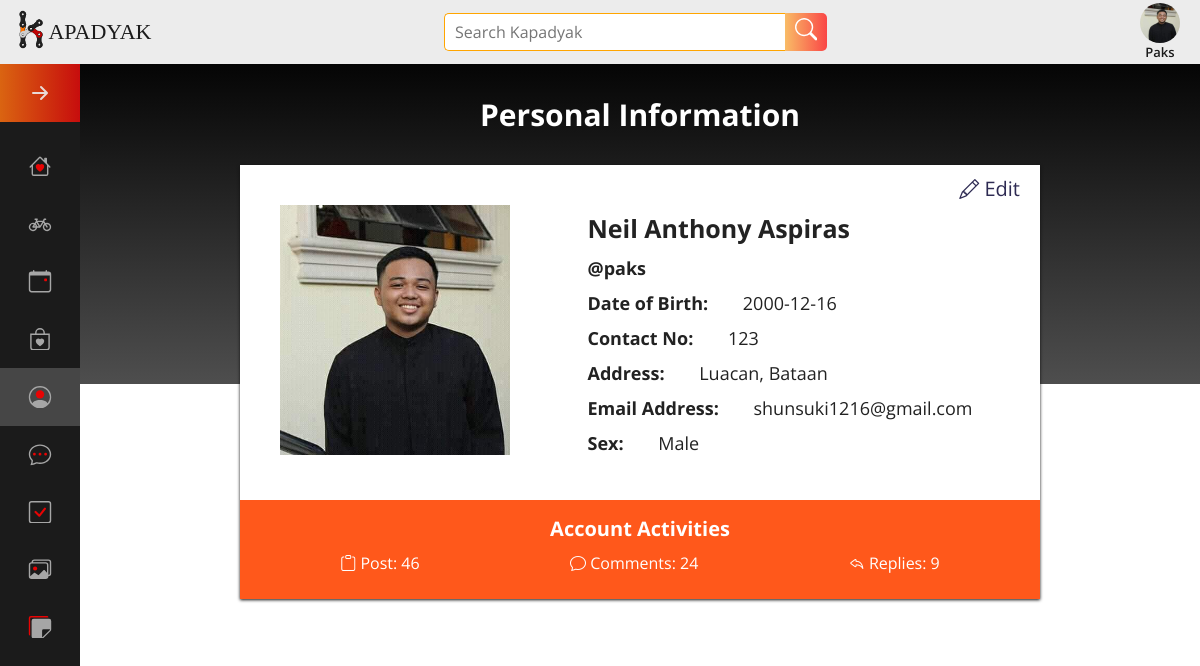
Before: /Members/personal_info_panel.php (signed in) with the older database file.
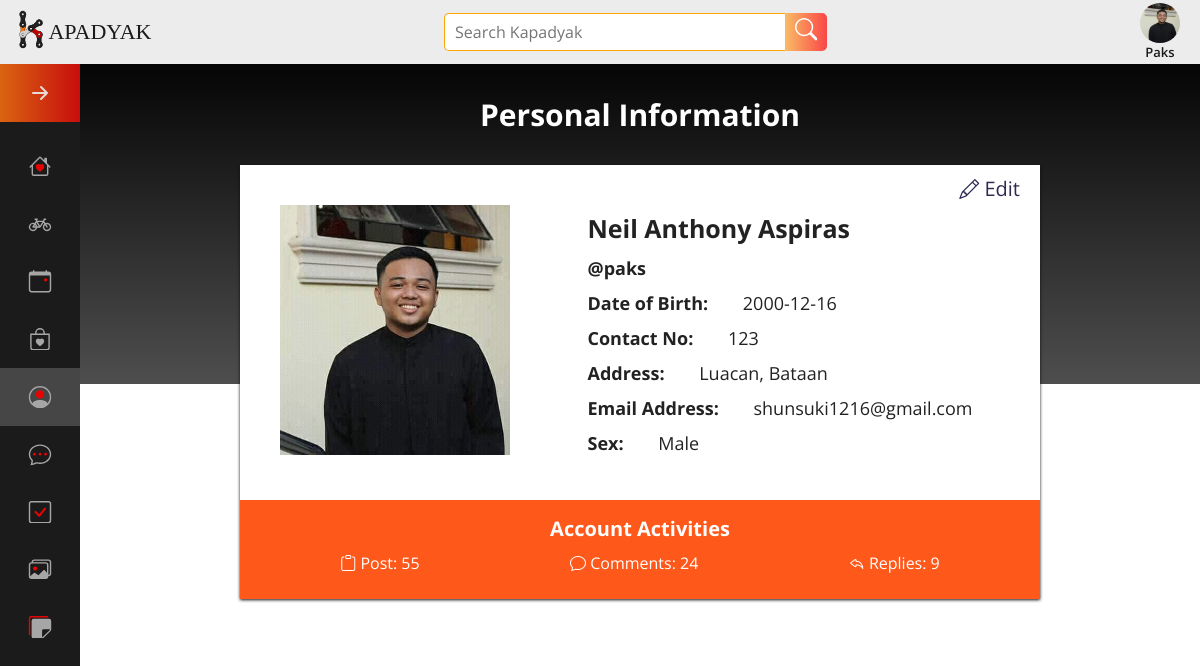
After: the same page with the newer database file.
### tables this page shows
CREATE TABLE `members` (
  `member_id` int(11) NOT NULL,
  `email_address` varchar(255) DEFAULT NULL,
  `email_status` int(11) DEFAULT NULL,
  `username` varchar(255) DEFAULT NULL,
  `password` varchar(255) DEFAULT NULL,
  `confirm_password` varchar(255) DEFAULT NULL,
  `first_name` varchar(255) DEFAULT NULL,
  `middle_name` varchar(255) DEFAULT NULL,
  `last_name` varchar(255) DEFAULT NULL,
  `dob` date DEFAULT NULL,
  `sex` enum('Male','Female') DEFAULT NULL,
  `contact_number` int(11) DEFAULT NULL,
  `address` varchar(255) DEFAULT NULL,
  `image` varchar(255) NOT NULL,
  `online_status` text NOT NULL,
  `topic_ctr` varchar(255) NOT NULL,
  `threads_ctr` varchar(255) NOT NULL,
  `replies_ctr` varchar(255) NOT NULL,
  `access` varchar(50) NOT NULL,
  `unique_id` int(255) NOT NULL,
  `status` varchar(255) NOT NULL,
  `theme` varchar(255) NOT NULL
);

### Members/change_profile_picture_modal.php (called while the page is built, shortened)
<?php
 include '../session.php';
?>

### session.php (called while the page is built, shortened)
<?php
include("connect/connection.php");
$id = $_SESSION['id'];
$query=mysqli_query ($connect,"SELECT * FROM members WHERE member_id ='$id'");
$rowCount=mysqli_fetch_array($query);
$id2 = $rowCount['member_id'];
?>

### Members/personal_info_panel.php (the view, shortened to what the changed rows need)
<?php
 include('../session.php');
		?>
<!DOCTYPE html>
<html lang="en">
<head>
	<link rel="stylesheet" type="text/css" href="../style.css">
  <link rel="stylesheet" href="https://cdn.jsdelivr.net/npm/bootstrap-icons@1.5.0/font/bootstrap-icons.css">
</head>
<body>
		<?php include 'change_profile_picture_modal.php';?>
<div class="index-container">
		<div class="index-sidenav">
    <!DOCTYPE html>
<html lang="en">
<head>
    <link rel="stylesheet" href="style.css" />
</head>
<body>
</body>
</html>		</div>
    <?php include '../Includes/Header.php'; ?>
  <div class="index-content">
    <div class="personal-container">
    <div class="personal-form">
      <div class="personal-profile">
        <?php include('profile_picture.php'); ?>
      </div>
      <div class="personal-details">
        <div class="personal-details-name"><?php echo $row['first_name']." ".$row['middle_name']." ".$row['last_name']; ?></div>
        <div>@<?php echo $row['username']; ?></div>
        <div>Date of Birth:<label> <?php echo $row['dob']; ?></label></div>
        <div>Contact No:<label> <?php echo $row['contact_number']; ?></label></div>
        <div>Address:<label> <?php echo $row['address']; ?></label></div>
        <div>Email Address:<label> <?php echo $row['email_address']; ?></label></div>
        <div>Sex:<label> <?php echo $row['sex']; ?></label></div>
      </div>
      <div class="profile-activities">
      <div class="profile-activities-act"><?php include 'account_info_panel.php';?></div>
      </div>
    </div>
    </div>
</div>
</body>
</html>

### Includes/Header.php (shortened to what the changed rows need)
<!-- <?php
$session_Username = $_SESSION['SessionUsername'];
$session_memberID =  $_SESSION['id'];
?> -->
<?php
 $image_query = $conn->query("select * from members where member_id='$session_memberID'");
 while($image_row = $image_query->fetch())
 {
 if($image_row['image'] == ""){
    $memberImage = "../Images/default-profile.png";
} else{
    $memberImage=$image_row['image'];
}
 }
?>
<!DOCTYPE html>
<html lang="en">
<head>
    <link rel="stylesheet" href="../style.css">
</head>
<body>
        <div class="header-links">
            <span class="profile-username" onclick="showMenu()">
              <img src=" <?php  echo $memberImage; ?>" class="img-square" >
                <span class="header-links-username"><?php echo "$session_Username";?></span>
            </span>
        </div>
</body>
</html>

### Members/profile_picture.php
   <?php
$query = $conn->query("select * from members where member_id  = '$id2'");
$row = $query->fetch();
?>
<?php if($row['image'] == ""){?>
		<img src="../Images/default-profile.png"></a>
<?php } else { ?>
<img src="<?php echo $row['image']; ?>"></a>
<?php }?>

### Members/account_info_panel.php (shortened to what the changed rows need)
<?php
  include '../dbcon.php';
?>
<?php
			$query = $conn->query("select * from members where member_id = '$id2'");
			$row = $query->fetch();
		?>
  <div><i class="bi bi-clipboard"></i> Post: <?php echo $row['topic_ctr'] ; ?></div>
  <div><i class="bi bi-chat"></i> Comments: <?php echo $row['threads_ctr'] ; ?></div>
  <div> <i class="bi bi-reply"></i> Replies: <?php echo $row['replies_ctr'] ; ?></div>

Changed rows visible on the page:
changed members "Neil": topic_ctr "46" → "55"
